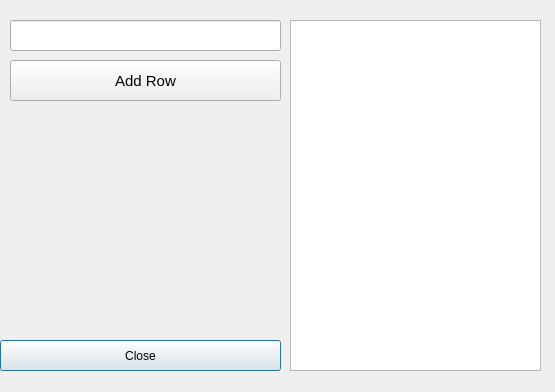
<?xml version="1.0" encoding="UTF-8"?>
<ui version="4.0">
 <class>Dialog</class>
 <widget class="QDialog" name="Dialog">
  <property name="geometry">
   <rect>
    <x>0</x>
    <y>0</y>
    <width>555</width>
    <height>392</height>
   </rect>
  </property>
  <property name="windowTitle">
   <string>Dialog</string>
  </property>
  <widget class="QListWidget" name="list_items">
   <property name="geometry">
    <rect>
     <x>290</x>
     <y>20</y>
     <width>251</width>
     <height>351</height>
    </rect>
   </property>
  </widget>
  <widget class="QLineEdit" name="edit_add">
   <property name="geometry">
    <rect>
     <x>10</x>
     <y>20</y>
     <width>271</width>
     <height>31</height>
    </rect>
   </property>
   <property name="font">
    <font>
     <pointsize>11</pointsize>
    </font>
   </property>
  </widget>
  <widget class="QPushButton" name="btm_clear">
   <property name="geometry">
    <rect>
     <x>0</x>
     <y>340</y>
     <width>281</width>
     <height>31</height>
    </rect>
   </property>
   <property name="text">
    <string>Close</string>
   </property>
  </widget>
  <widget class="QPushButton" name="btn_add">
   <property name="geometry">
    <rect>
     <x>10</x>
     <y>60</y>
     <width>271</width>
     <height>41</height>
    </rect>
   </property>
   <property name="font">
    <font>
     <pointsize>11</pointsize>
    </font>
   </property>
   <property name="text">
    <string>Add Row</string>
   </property>
  </widget>
 </widget>
 <resources/>
 <connections/>
</ui>
